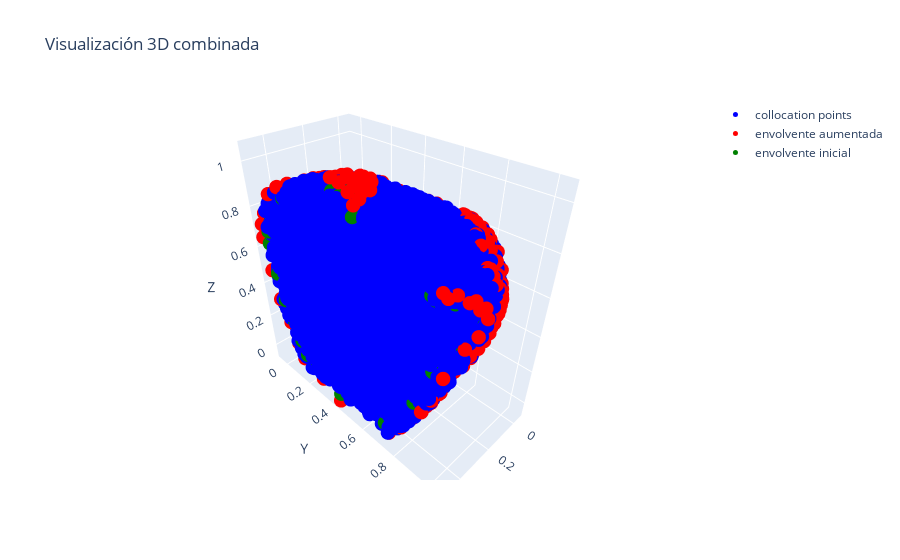

Notebook source saved alongside this figure:
### Code cell
import plotly.graph_objects as go

# Asumiendo que envolvente_df y collocation_points_df son tus DataFrames

collocation_points_2_df_half=collocation_points_2_df[collocation_points_2_df["X"]<0.5]
envolventes_df_half=envolventes_df[envolventes_df["X"]<0.5]
envolventes_aumentada_df_half=envolventes_aumentada_df[envolventes_aumentada_df["X"]<0.5]
# Creando el primer gráfico (envolvente)
fig = go.Figure(data=[go.Scatter3d(
    x=collocation_points_2_df_half['X'],
    y=collocation_points_2_df_half['Y'],
    z=collocation_points_2_df_half['Z'],
    mode='markers',
    marker=dict(
        size=5,  # Puedes ajustar el tamaño del marcador
        color='blue',  # Color de los marcadores para envolvente_df
    ),
    name="collocation points"
)])

# Agregando el segundo gráfico (collocation_points) a la figura existente
fig.add_trace(go.Scatter3d(
    x=envolventes_aumentada_df_half['X'],
    y=envolventes_aumentada_df_half['Y'],
    z=envolventes_aumentada_df_half['Z'],
    mode='markers',
    marker=dict(
        size=5,  # Ajusta el tamaño del marcador si es necesario
        color='red',  # Color de los marcadores para collocation_points_df
    ),
    name="envolvente aumentada"
))

# Agregando el segundo gráfico (collocation_points) a la figura existente
fig.add_trace(go.Scatter3d(
    x=envolventes_df_half['X'],
    y=envolventes_df_half['Y'],
    z=envolventes_df_half['Z'],
    mode='markers',
    marker=dict(
        size=5,  # Ajusta el tamaño del marcador si es necesario
        color='green',  # Color de los marcadores para collocation_points_df
    ),
    name="envolvente inicial"
))


# Ajustes adicionales para la figura, como título, tamaño de los ejes, etc.
fig.update_layout(
    title="Visualización 3D combinada",
    scene=dict(
        xaxis_title='X',
        yaxis_title='Y',
        zaxis_title='Z'
    )
)

# Mostrando la figura
fig.show()

### Figure 1 — Plotly figure (JSON) as saved in the notebook; plotly's stock layout.template omitted (floating-point values rounded to 4 significant figures; data arrays with more than 128 entries replaced by an {"elided": "..."} marker saying what was removed)
{"data": [{"marker": {"color": "blue", "size": 5}, "mode": "markers", "name": "collocation points", "type": "scatter3d", "x": {"elided": "14896 float values"}, "y": {"elided": "14896 float values"}, "z": {"elided": "14896 float values"}}, {"marker": {"color": "red", "size": 5}, "mode": "markers", "name": "envolvente aumentada", "type": "scatter3d", "x": {"elided": "528 float values"}, "y": {"elided": "528 float values"}, "z": {"elided": "528 float values"}}, {"marker": {"color": "green", "size": 5}, "mode": "markers", "name": "envolvente inicial", "type": "scatter3d", "x": {"elided": "527 float values"}, "y": {"elided": "527 float values"}, "z": {"elided": "527 float values"}}], "layout": {"scene": {"xaxis": {"title": {"text": "X"}}, "yaxis": {"title": {"text": "Y"}}, "zaxis": {"title": {"text": "Z"}}}, "title": {"text": "Visualización 3D combinada"}}}
